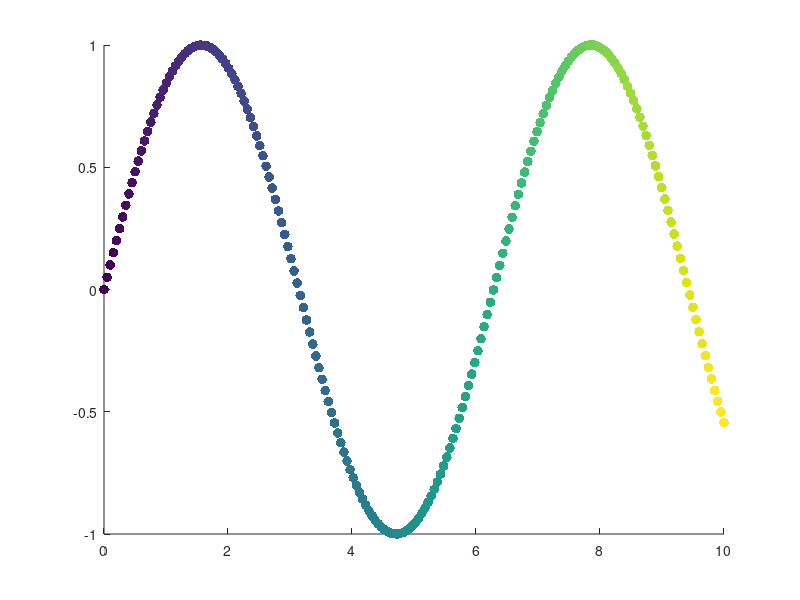

Write the MATLAB code that produced this figure.
% Some random data
x = linspace(0, 10, 200);
y = sin(x);

% A variable to represent color gradient
z = x;  % Color gradient based on x values

% Create a scatter plot with a color gradient
scatter(x, y, 50, z, 'filled');

% % Add a colorbar to show the color scale
% colorbar;
% 
% % Apply a colormap
% colormap(jet);
